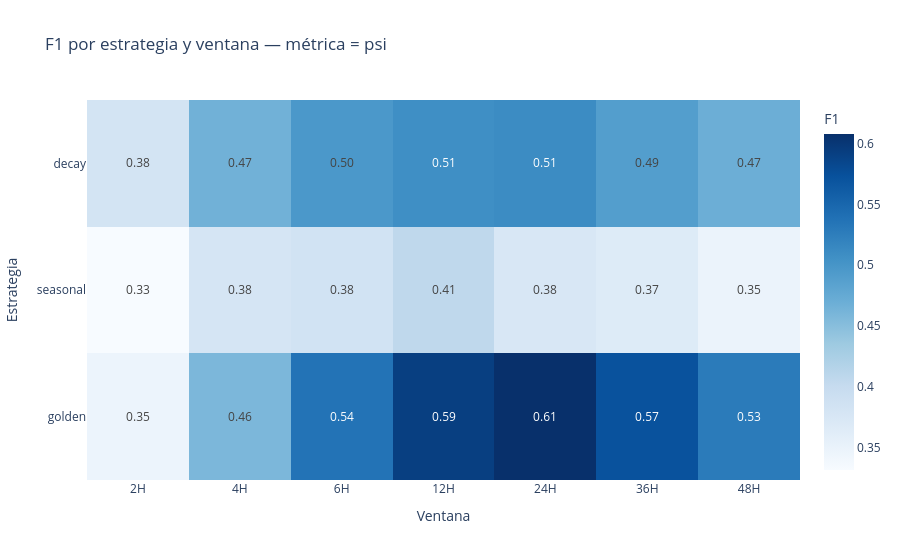
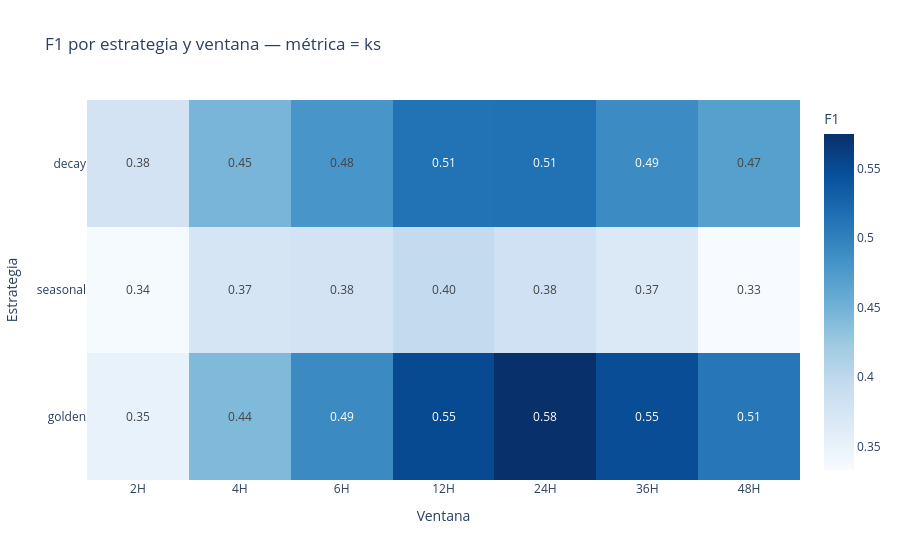
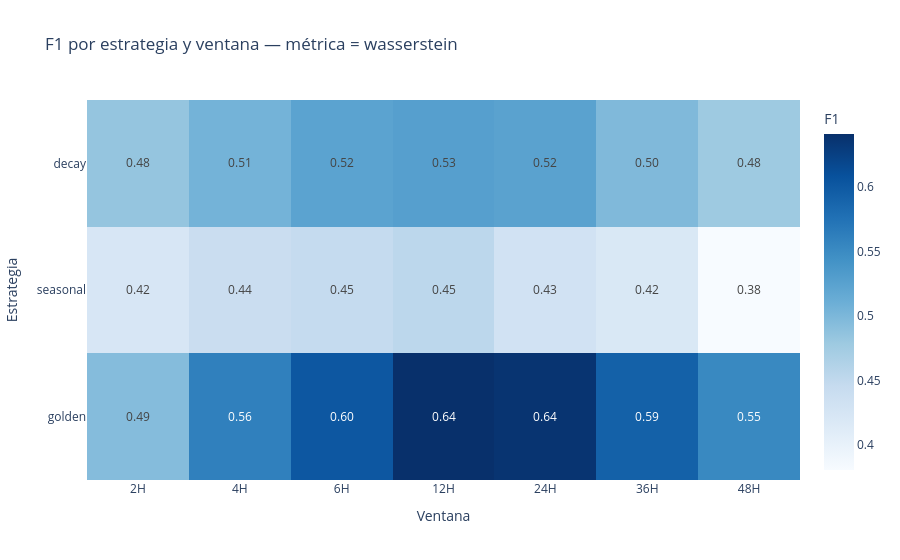
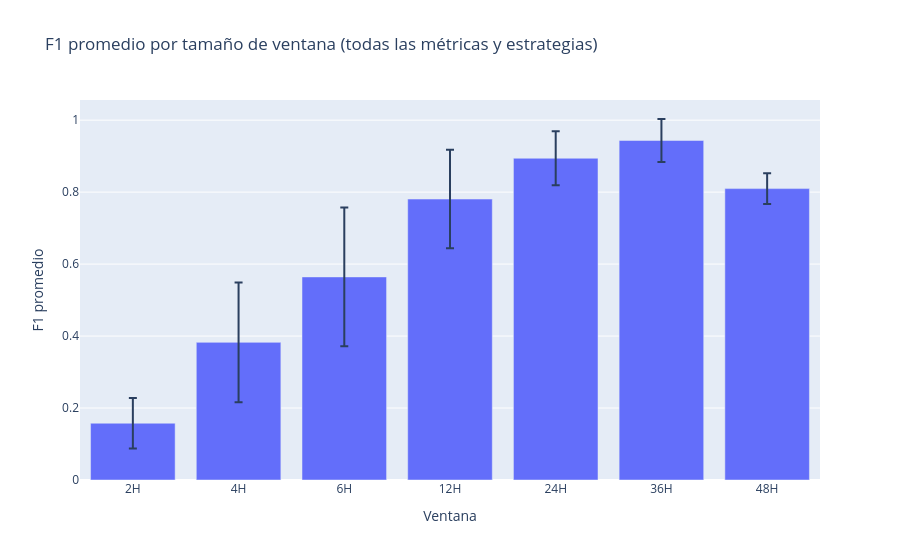

The notebook cell saved with these charts, in order:
### Markdown cell above
## 9. Visualizaciones limpias de performance

### Code cell
if eval_episodes_df.empty:
    print("eval_episodes_df está vacío, no se pueden generar gráficos.")
else:
    # -----------------------------
    # Helpers de orden
    # -----------------------------
    # Orden correcto de ventanas: "2H", "4H", "6H", "12H", "24H", "48H", ...
    window_order = sorted(
        eval_episodes_df["window"].unique(),
        key=lambda w: int(str(w).rstrip("H"))
    )

    # Métricas que realmente queremos mostrar
    metrics_plot = [m for m in ["psi", "ks", "wasserstein"]
                    if m in eval_episodes_df["metric"].unique()]

    # Estrategias en orden
    strategy_order = ["decay", "seasonal", "golden"]

    # =============================
    # 9.1 Heatmaps F1 por métrica
    # =============================
    for metric_name in metrics_plot:
        sub = eval_episodes_df[eval_episodes_df["metric"] == metric_name]

        # heatmap con F1 basado en tiempo
        heat = sub.pivot(index="strategy", columns="window", values="F1_time")

        heat = heat.reindex(index=strategy_order)
        cols_ordered = [w for w in window_order if w in heat.columns]
        heat = heat[cols_ordered]

        fig_heat = px.imshow(
            heat,
            text_auto=".2f",
            aspect="auto",
            color_continuous_scale="Blues",
            title=f"F1_time por estrategia y ventana — métrica = {metric_name}",
            labels=dict(color="F1_time"),


        )
        fig_heat.update_xaxes(title="Ventana")
        fig_heat.update_yaxes(title="Estrategia")
        fig_heat.show()

    # ==========================================
    # 9.2 ¿Cuál es el mejor tamaño de ventana?
    #    (agregado sobre métricas y estrategias)
    # ==========================================
    f1_window = (
        eval_episodes_df
        .groupby("window")["F1"]
        .agg(mean="mean", std="std")
        .reset_index()
        .sort_values("window", key=lambda s: s.str.rstrip("H").astype(int))
    )

    fig_win_bar = px.bar(
        f1_window,
        x="window",
        y="mean",
        error_y="std",
        title="F1 promedio por tamaño de ventana (todas las métricas y estrategias)",
        labels={"window": "Ventana", "mean": "F1 promedio"},
        category_orders={"window": window_order},
    )
    fig_win_bar.show()

    # Distribución completa de F1 por ventana (boxplot)
    fig_win_box = px.box(
        eval_episodes_df,
        x="window",
        y="F1",
        points="all",
        title="Distribución de F1 por ventana (todas las métricas y estrategias)",
        labels={"window": "Ventana", "F1": "F1"},
        category_orders={"window": window_order},
    )
    fig_win_box.show()

    # ==================================================
    # 9.3 Comparación de estrategias y métricas (global)
    # ==================================================
    f1_strat_metric = (
        eval_episodes_df
        .groupby(["metric", "strategy"])["F1"]
        .mean()
        .reset_index()
    )

    fig_strat_metric = px.bar(
        f1_strat_metric,
        x="metric",
        y="F1",
        color="strategy",
        barmode="group",
        category_orders={"metric": metrics_plot, "strategy": strategy_order},
        title="F1 promedio por métrica y estrategia (agregado en todas las ventanas)",
        labels={"metric": "Métrica estadística", "F1": "F1 promedio", "strategy": "Estrategia"},
    )
    fig_strat_metric.show()

    # ========================================================
    # 9.4 Comportamiento por tipo de drift (gradual / abrupto)
    #     usando by_drifttype_manual.csv
    # ========================================================
    # Intentamos usar el DataFrame 'by_type' si existe,
    # si no, lo cargamos desde el CSV exportado.
    by_type_df = None
    if "by_type" in locals():
        by_type_df = by_type.copy()
    else:
        by_type_path = METRICS_DIR / "by_drifttype_manual.csv"
        if by_type_path.exists():
            by_type_df = pd.read_csv(by_type_path)

    if by_type_df is None or by_type_df.empty:
        print("ℹ️ No hay datos por tipo de drift (by_drifttype_manual).")
    else:
        # Agregamos sobre ventanas para comparar MÉTRICA vs ESTRATEGIA
        by_type_agg = (
            by_type_df
            .groupby(["drift_type", "metric", "strategy"])
            .agg(
                Recall=("Recall", "mean"),
                coverage_mean=("coverage_mean", "mean"),
                delay_mean_hours=("delay_mean_hours", "mean"),
            )
            .reset_index()
        )

        # Aseguramos el orden de métricas/estrategias
        by_type_agg["metric"] = pd.Categorical(by_type_agg["metric"],
                                               categories=metrics_plot,
                                               ordered=True)
        by_type_agg["strategy"] = pd.Categorical(by_type_agg["strategy"],
                                                 categories=strategy_order,
                                                 ordered=True)

        # --- 9.4a Recall por tipo de drift ---
        fig_recall = px.bar(
            by_type_agg,
            x="metric",
            y="Recall",
            color="strategy",
            barmode="group",
            facet_col="drift_type",
            category_orders={
                "metric": metrics_plot,
                "strategy": strategy_order,
            },
            title="Recall por métrica y estrategia, separado por tipo de drift",
            labels={"metric": "Métrica estadística", "Recall": "Recall promedio"},
        )
        fig_recall.for_each_annotation(lambda a: a.update(text=a.text.split("=")[-1]))
        fig_recall.show()

        # --- 9.4b Cobertura por tipo de drift ---
        fig_cov = px.bar(
            by_type_agg,
            x="metric",
            y="coverage_mean",
            color="strategy",
            barmode="group",
            facet_col="drift_type",
            category_orders={
                "metric": metrics_plot,
                "strategy": strategy_order,
            },
            title="Cobertura promedio por métrica y estrategia, por tipo de drift",
            labels={"metric": "Métrica estadística", "coverage_mean": "Cobertura promedio"},
        )
        fig_cov.for_each_annotation(lambda a: a.update(text=a.text.split("=")[-1]))
        fig_cov.show()

        # --- 9.4c Delay por tipo de drift ---
        fig_delay = px.bar(
            by_type_agg,
            x="metric",
            y="delay_mean_hours",
            color="strategy",
            barmode="group",
            facet_col="drift_type",
            category_orders={
                "metric": metrics_plot,
                "strategy": strategy_order,
            },
            title="Delay promedio (h) por métrica y estrategia, por tipo de drift",
            labels={"metric": "Métrica estadística",
                    "delay_mean_hours": "Delay medio (horas)"},
        )
        fig_delay.for_each_annotation(lambda a: a.update(text=a.text.split("=")[-1]))
        fig_delay.show()

### Figure 1 — Plotly figure (JSON) as saved in the notebook; plotly's stock layout.template omitted (floating-point values rounded to 4 significant figures)
{"data": [{"coloraxis": "coloraxis", "hovertemplate": "window: %{x}<br>strategy: %{y}<br>F1: %{z}<extra></extra>", "name": "0", "texttemplate": "%{z:.2f}", "type": "heatmap", "x": ["2H", "4H", "6H", "12H", "24H", "36H", "48H"], "xaxis": "x", "y": ["decay", "seasonal", "golden"], "yaxis": "y", "z": [[0.3814, 0.4656, 0.4964, 0.507, 0.5104, 0.4898, 0.4693], [0.3315, 0.3787, 0.3843, 0.407, 0.375, 0.3669, 0.3481], [0.3463, 0.4585, 0.5362, 0.5924, 0.608, 0.5726, 0.5284]]}], "layout": {"coloraxis": {"colorbar": {"title": {"text": "F1"}}, "colorscale": [[0, "rgb(247,251,255)"], [0.125, "rgb(222,235,247)"], [0.25, "rgb(198,219,239)"], [0.375, "rgb(158,202,225)"], [0.5, "rgb(107,174,214)"], [0.625, "rgb(66,146,198)"], [0.75, "rgb(33,113,181)"], [0.875, "rgb(8,81,156)"], [1, "rgb(8,48,107)"]]}, "title": {"text": "F1 por estrategia y ventana — métrica = psi"}, "xaxis": {"anchor": "y", "domain": [0, 1], "title": {"text": "Ventana"}}, "yaxis": {"anchor": "x", "autorange": "reversed", "domain": [0, 1], "title": {"text": "Estrategia"}}}}

### Figure 2 — Plotly figure (JSON) as saved in the notebook; plotly's stock layout.template omitted (floating-point values rounded to 4 significant figures)
{"data": [{"coloraxis": "coloraxis", "hovertemplate": "window: %{x}<br>strategy: %{y}<br>F1: %{z}<extra></extra>", "name": "0", "texttemplate": "%{z:.2f}", "type": "heatmap", "x": ["2H", "4H", "6H", "12H", "24H", "36H", "48H"], "xaxis": "x", "y": ["decay", "seasonal", "golden"], "yaxis": "y", "z": [[0.3777, 0.4464, 0.4795, 0.5135, 0.5149, 0.4898, 0.4693], [0.3356, 0.3741, 0.3776, 0.3951, 0.3818, 0.3669, 0.3332], [0.3509, 0.4415, 0.4911, 0.551, 0.575, 0.5486, 0.5089]]}], "layout": {"coloraxis": {"colorbar": {"title": {"text": "F1"}}, "colorscale": [[0, "rgb(247,251,255)"], [0.125, "rgb(222,235,247)"], [0.25, "rgb(198,219,239)"], [0.375, "rgb(158,202,225)"], [0.5, "rgb(107,174,214)"], [0.625, "rgb(66,146,198)"], [0.75, "rgb(33,113,181)"], [0.875, "rgb(8,81,156)"], [1, "rgb(8,48,107)"]]}, "title": {"text": "F1 por estrategia y ventana — métrica = ks"}, "xaxis": {"anchor": "y", "domain": [0, 1], "title": {"text": "Ventana"}}, "yaxis": {"anchor": "x", "autorange": "reversed", "domain": [0, 1], "title": {"text": "Estrategia"}}}}

### Figure 3 — Plotly figure (JSON) as saved in the notebook; plotly's stock layout.template omitted (floating-point values rounded to 4 significant figures)
{"data": [{"coloraxis": "coloraxis", "hovertemplate": "window: %{x}<br>strategy: %{y}<br>F1: %{z}<extra></extra>", "name": "0", "texttemplate": "%{z:.2f}", "type": "heatmap", "x": ["2H", "4H", "6H", "12H", "24H", "36H", "48H"], "xaxis": "x", "y": ["decay", "seasonal", "golden"], "yaxis": "y", "z": [[0.484, 0.5054, 0.5238, 0.5278, 0.5243, 0.4976, 0.4786], [0.4232, 0.4408, 0.4463, 0.4535, 0.431, 0.4195, 0.3805], [0.4944, 0.5616, 0.6026, 0.6413, 0.6374, 0.5929, 0.5527]]}], "layout": {"coloraxis": {"colorbar": {"title": {"text": "F1"}}, "colorscale": [[0, "rgb(247,251,255)"], [0.125, "rgb(222,235,247)"], [0.25, "rgb(198,219,239)"], [0.375, "rgb(158,202,225)"], [0.5, "rgb(107,174,214)"], [0.625, "rgb(66,146,198)"], [0.75, "rgb(33,113,181)"], [0.875, "rgb(8,81,156)"], [1, "rgb(8,48,107)"]]}, "title": {"text": "F1 por estrategia y ventana — métrica = wasserstein"}, "xaxis": {"anchor": "y", "domain": [0, 1], "title": {"text": "Ventana"}}, "yaxis": {"anchor": "x", "autorange": "reversed", "domain": [0, 1], "title": {"text": "Estrategia"}}}}

### Figure 4 — Plotly figure (JSON) as saved in the notebook; plotly's stock layout.template omitted (floating-point values rounded to 4 significant figures)
{"data": [{"alignmentgroup": "True", "error_y": {"array": [0.06991, 0.1662, 0.1929, 0.137, 0.0753, 0.05966, 0.04296]}, "hovertemplate": "Ventana=%{x}<br>F1 promedio=%{y}<extra></extra>", "legendgroup": "", "marker": {"color": "#636efa", "pattern": {"shape": ""}}, "name": "", "offsetgroup": "", "orientation": "v", "showlegend": false, "textposition": "auto", "type": "bar", "x": ["2H", "4H", "6H", "12H", "24H", "36H", "48H"], "xaxis": "x", "y": [0.1578, 0.3825, 0.5643, 0.7807, 0.8941, 0.9435, 0.8097], "yaxis": "y"}], "layout": {"barmode": "relative", "legend": {"tracegroupgap": 0}, "title": {"text": "F1 promedio por tamaño de ventana (todas las métricas y estrategias)"}, "xaxis": {"anchor": "y", "categoryarray": ["2H", "4H", "6H", "12H", "24H", "36H", "48H"], "categoryorder": "array", "domain": [0, 1], "title": {"text": "Ventana"}}, "yaxis": {"anchor": "x", "domain": [0, 1], "title": {"text": "F1 promedio"}}}}
